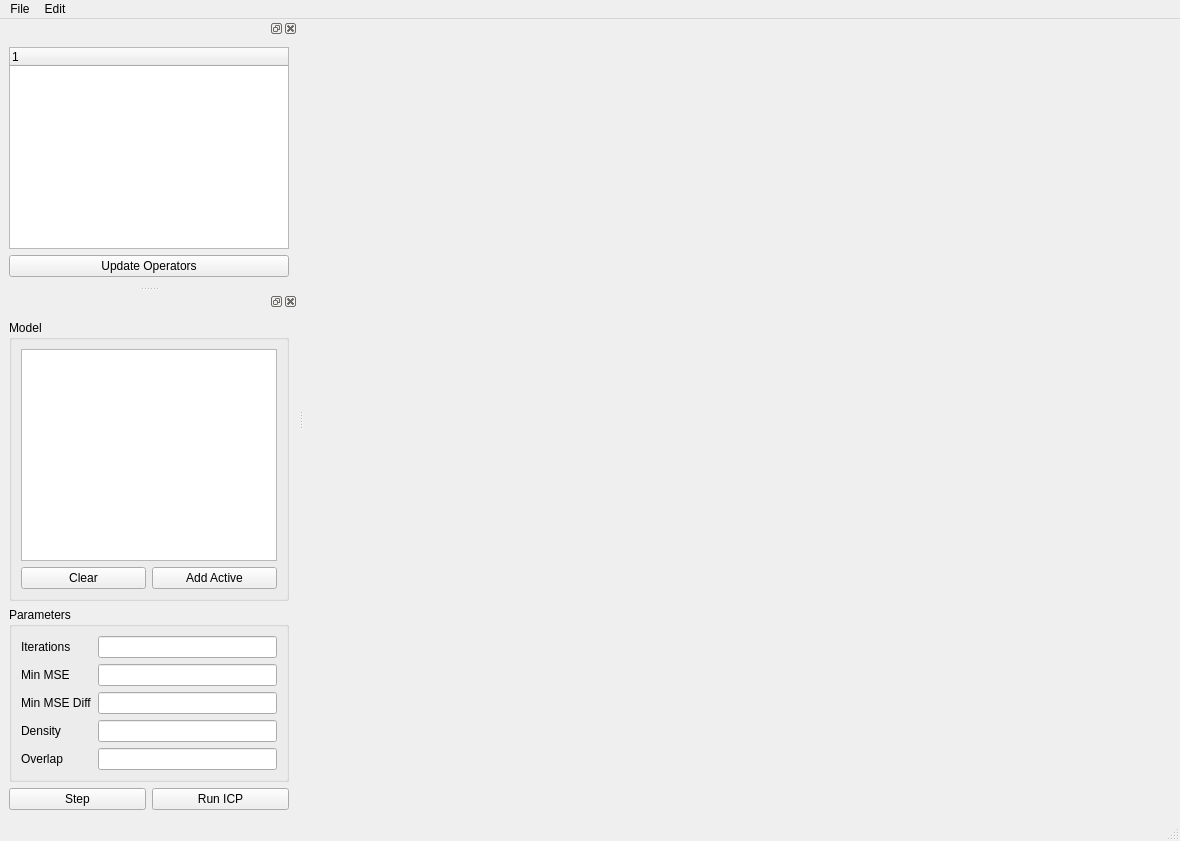
<?xml version="1.0" encoding="UTF-8"?>
<ui version="4.0">
 <class>MainWindow</class>
 <widget class="QMainWindow" name="MainWindow">
  <property name="geometry">
   <rect>
    <x>0</x>
    <y>0</y>
    <width>1180</width>
    <height>841</height>
   </rect>
  </property>
  <property name="sizePolicy">
   <sizepolicy hsizetype="Expanding" vsizetype="Expanding">
    <horstretch>0</horstretch>
    <verstretch>0</verstretch>
   </sizepolicy>
  </property>
  <property name="windowTitle">
   <string>MainWindow</string>
  </property>
  <widget class="QWidget" name="graphicsArea">
   <property name="sizePolicy">
    <sizepolicy hsizetype="Expanding" vsizetype="Expanding">
     <horstretch>0</horstretch>
     <verstretch>0</verstretch>
    </sizepolicy>
   </property>
   <layout class="QVBoxLayout" name="verticalLayout_2">
    <item>
     <widget class="vizkit::Vizkit3DWidget" name="vizkitWidget"/>
    </item>
   </layout>
  </widget>
  <widget class="QMenuBar" name="menubar">
   <property name="geometry">
    <rect>
     <x>0</x>
     <y>0</y>
     <width>1180</width>
     <height>21</height>
    </rect>
   </property>
   <widget class="QMenu" name="menuMain">
    <property name="title">
     <string>File</string>
    </property>
    <addaction name="actionOpen_Envire"/>
    <addaction name="actionSave_As"/>
    <addaction name="actionSave_Envire"/>
    <addaction name="separator"/>
    <addaction name="actionQuit"/>
   </widget>
   <widget class="QMenu" name="menuEdit">
    <property name="title">
     <string>Edit</string>
    </property>
    <addaction name="actionAdd_From_Scanfile"/>
    <addaction name="actionAdd_From_Csv"/>
   </widget>
   <addaction name="menuMain"/>
   <addaction name="menuEdit"/>
  </widget>
  <widget class="QStatusBar" name="statusbar"/>
  <widget class="QDockWidget" name="TreeViewDockWidget">
   <property name="sizePolicy">
    <sizepolicy hsizetype="Expanding" vsizetype="Expanding">
     <horstretch>0</horstretch>
     <verstretch>0</verstretch>
    </sizepolicy>
   </property>
   <property name="baseSize">
    <size>
     <width>192</width>
     <height>775</height>
    </size>
   </property>
   <attribute name="dockWidgetArea">
    <number>1</number>
   </attribute>
   <widget class="QWidget" name="TreeViewContainer">
    <property name="sizePolicy">
     <sizepolicy hsizetype="Expanding" vsizetype="Expanding">
      <horstretch>0</horstretch>
      <verstretch>0</verstretch>
     </sizepolicy>
    </property>
    <layout class="QVBoxLayout" name="verticalLayout_5">
     <item>
      <widget class="QTreeWidget" name="treeWidget">
       <column>
        <property name="text">
         <string notr="true">1</string>
        </property>
       </column>
      </widget>
     </item>
     <item>
      <widget class="QPushButton" name="updateOperatorsButton">
       <property name="text">
        <string>Update Operators</string>
       </property>
      </widget>
     </item>
    </layout>
   </widget>
  </widget>
  <widget class="QDockWidget" name="ICPDockWidget">
   <attribute name="dockWidgetArea">
    <number>1</number>
   </attribute>
   <widget class="QWidget" name="ICPViewContainer">
    <layout class="QVBoxLayout" name="verticalLayout">
     <item>
      <widget class="QGroupBox" name="groupBox">
       <property name="title">
        <string>Model</string>
       </property>
       <layout class="QVBoxLayout" name="verticalLayout_3">
        <item>
         <widget class="QListWidget" name="modelListWidget"/>
        </item>
        <item>
         <layout class="QHBoxLayout" name="horizontalLayout_3">
          <item>
           <widget class="QPushButton" name="clearModelButton">
            <property name="text">
             <string>Clear</string>
            </property>
           </widget>
          </item>
          <item>
           <widget class="QPushButton" name="addToModelButton">
            <property name="text">
             <string>Add Active</string>
            </property>
           </widget>
          </item>
         </layout>
        </item>
       </layout>
      </widget>
     </item>
     <item>
      <widget class="QGroupBox" name="groupBox_2">
       <property name="title">
        <string>Parameters</string>
       </property>
       <layout class="QVBoxLayout" name="verticalLayout_4">
        <item>
         <layout class="QFormLayout" name="formLayout">
          <property name="fieldGrowthPolicy">
           <enum>QFormLayout::AllNonFixedFieldsGrow</enum>
          </property>
          <item row="0" column="0">
           <widget class="QLabel" name="label2">
            <property name="text">
             <string>Iterations</string>
            </property>
           </widget>
          </item>
          <item row="0" column="1">
           <widget class="QLineEdit" name="iterationsLineEdit"/>
          </item>
          <item row="1" column="0">
           <widget class="QLabel" name="label3">
            <property name="text">
             <string>Min MSE</string>
            </property>
           </widget>
          </item>
          <item row="1" column="1">
           <widget class="QLineEdit" name="minMSELineEdit"/>
          </item>
          <item row="2" column="0">
           <widget class="QLabel" name="label4">
            <property name="text">
             <string>Min MSE Diff</string>
            </property>
           </widget>
          </item>
          <item row="2" column="1">
           <widget class="QLineEdit" name="minMSEDiffLineEdit"/>
          </item>
          <item row="3" column="0">
           <widget class="QLabel" name="label5">
            <property name="text">
             <string>Density</string>
            </property>
           </widget>
          </item>
          <item row="3" column="1">
           <widget class="QLineEdit" name="densityLineEdit"/>
          </item>
          <item row="4" column="0">
           <widget class="QLabel" name="label6">
            <property name="text">
             <string>Overlap</string>
            </property>
           </widget>
          </item>
          <item row="4" column="1">
           <widget class="QLineEdit" name="overlapLineEdit"/>
          </item>
         </layout>
        </item>
       </layout>
      </widget>
     </item>
     <item>
      <layout class="QHBoxLayout" name="horizontalLayout_2">
       <item>
        <widget class="QPushButton" name="runStepButton">
         <property name="text">
          <string>Step</string>
         </property>
        </widget>
       </item>
       <item>
        <widget class="QPushButton" name="runICPButton">
         <property name="text">
          <string>Run ICP</string>
         </property>
        </widget>
       </item>
      </layout>
     </item>
    </layout>
   </widget>
  </widget>
  <action name="actionQuit">
   <property name="text">
    <string>Quit</string>
   </property>
  </action>
  <action name="actionOpen_Envire">
   <property name="text">
    <string>Open...</string>
   </property>
  </action>
  <action name="actionSave_Envire">
   <property name="text">
    <string>Save</string>
   </property>
  </action>
  <action name="actionSave_As">
   <property name="text">
    <string>Save As...</string>
   </property>
  </action>
  <action name="actionAdd_From_Scanfile">
   <property name="text">
    <string>Add From Scanfile</string>
   </property>
  </action>
  <action name="actionAdd_From_Csv">
   <property name="text">
    <string>Add From Csv</string>
   </property>
  </action>
 </widget>
 <customwidgets>
  <customwidget>
   <class>vizkit::Vizkit3DWidget</class>
   <extends>QWidget</extends>
   <header>vizkit/Vizkit3DWidget.hpp</header>
  </customwidget>
 </customwidgets>
 <resources/>
 <connections/>
</ui>
